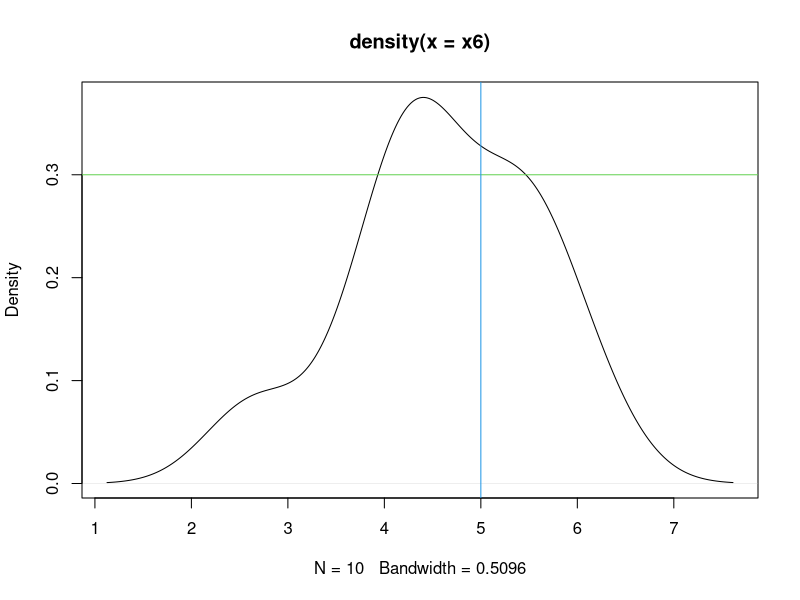

The R script that drew this image: (Note: this script raises an error after producing the figure.)
# Vectors and Basic Statistics - Univariate Analysis
#packages required - e1071, modeest
#single dimension of same data type
#x = c(3, 'Data', TRUE) # cannotr

#create numbers in sequence----
(x1 <- 10:19)
x1
(x1 = 10:19)
(x1 = sample(x=10:19))#pick in random order
x1
print(x1) #see the position numbers start from 1
#values are assigned with respect to their position

#subset/ filter values on condition, position----
x1[x1 > 15]
x1[3]

x1[x1 < 13]
x1[(x1 < 14) | (x1 > 17)]
x1[(x1 > 14) & (x1 < 17)]

#Subset values on position
x1
length(x1)
x1[1]
x1[3:6]
x1[c(3,6,7)]
x1[seq(1,10,2)]
x1
x1[-5]#eliminate fifth element
x1[-c(1,3,7)]#eliminate first,third & seventh element from the vector

#sort
sort(x1)
sort(x1, decreasing=T)#descending, =T means flagging it as true
x1
rev(x1)  #rev is different from decreasing order


#generate numbers different way----
(x2 = c(4,7,3,9,11))
#c - combine values in a vector variable
(x3 = seq(from=0, to=100, by=5))
length(x3)
rep(1,5);rep(c(1,3),5)#rep(1,times=5)
ls()#variables used till now
rep(c(1,3),each=5)#all data together in clusters instead of one by one
(x4 = c(rep(4,times=3), rep(7, times=4)))
(x5 = c(rep(c(1,2,3), times=c(5,4,3))))
rep(1,5);rep(c(1,3),times=c(2,5))

#Using probability Distributions
set.seed(1234)
(x6 = rnorm(n=10, mean=5, sd=1))
mean(x6)
sd(x6)
plot(density(x6))
abline(v=5,h=0.3,col=3:7)#col signifies color
(x7 = runif(n=10, min=2, max=10))
?runif

#removing decimal places/ round----
floor(10.35)
x6
floor(x6)
ceiling(x6)
trunc(x6)
round(x6,digits=2)  #round to decimal places
signif(x6,digits=3)  #round to specified no of digits

# Basic operations on vector----
x1
sum(x1)
cumsum(x1) # cumulative sum
cumprod(x1)
x1 * 2  # multiple by 2
x1 * c(2,4) #multiple 2 & 4 alternatively
x1
#similarly other operators can be used
x1/2
x1 ^ 2
x1 ** 2
x1 %% 2
sqrt(x1)
sin(x1)

#concatenate vectors
x1; x2
(x8 = c(x1, x2))
x8

#min, max, compare ----
min(x1)
max(x1)
mean(x1)
median(x1)
mode(x1) #this mode is not stats mode
length(x1)  #no of values
x1==x2
5 < 6
5 > 6
5 == 6
5 <= 6

#attributes----
str(x1)
class(x1)
typeof(x1)
summary(x1)
head(x1)
head(x1,n=3)
tail(x1)


#missing values in vector (NA)----
(x9 = c(1,5,14,NA,20,17, NA,9))
sum(x9) #error
is.na(x9) #T & F 
#how many missing values
sum(is.na(x9))
sum(x9, na.rm=T)
na.omit(x9)
na.exclude(x9)
#impute
x9[is.na(x9)] = mean(x9, na.rm=T)
x9

#Other Vectors----
class(x1)
(x11 = c(10.4, 12.4, 15, 20)) #numeric
class(x11)
(x12 = c(3L,6L,9L, 15L)) #integer
class(x12)

#character----
(x13 = c('henry', 'harvin', 'education'))
class(x13)
toupper(x13)
casefold(x13,upper=T)

(x14 = c("BUSINESS", "MARKETING", 'FINANCIAL'))
tolower(x14)
casefold(x14,upper=F)

chartr("BMF","bmF",x14) #replace BMF with bmF
strsplit(x14, "E") #split at point E is found


#Logical Vectors----
(x20 = c(TRUE, FALSE, T, F, TRUE))
class(x20)
sum(x20) #how many T
x20[x20 ==T ] # T=1
table(x20)  #T & F count

#names to vector elements----
x14
names(x14) = c('CBAP','CMAP',"CFAP")
x14
x14["CMAP"]  #value of label CMAP


#paste ----
paste("Product",1,sep="-")
paste("Coy",1,sep="$")
paste("Product",1:10,sep="-")

#Generate Sample values----
(x25 = ceiling(rnorm(10, mean=60, sd=10)))
(x26a = sample(c("Male","Female")))
(x26b = sample(c("Male","Female"), size=10))#error
(x26c = sample(c("Male","Female"), size=10, replace=T))
table(x26c)
(x26d = sample(c("Male","Female"), size=10, replace=T, prob=c(.6, .4)))
table(x26d) #will not be exactly as per prob as sample size is less

(x26e = sample(c("Male","Female"), size=10000, replace=T, prob=c(.6, .4)))  #increase sample size
table(x26e) # approx as per prob
prop.table(table(x26e))

#sampling----
#using sampling with set.seed for repeating pattern
(x27a = sample(c("Phd","MBA", "BBA"), size=10, replace=T))
table(x27a)
(x27b = sample(c("Phd","MBA", "BBA"), size=10, replace=T))
table(x27b)
x27a==x27b  #not same

#how to regenerate the sample pattern using seed value
set.seed(123)  #123 can be any number
(x28a = sample(c("Phd","MBA", "BBA"), size=10, replace=T))
table(x28a)
set.seed(123)  #repeat this
(x28b = sample(c("Phd","MBA", "BBA"), size=10, replace=T))
table(x28b)
x28a==x28b  #all are same


#Univariate Analysis----
#Basic Statistics on Single Variable
#continuous values
(x30 = rnorm(100, mean=60, sd=5))

#discrete category values- unordered
(x31a = sample(c('Phd','MBA','BBA'), size=100, replace=T, prob=c(.1,.3, .6)))
(x31 = factor(x31a))

#ordered category
(x32a = sample(c('Excellent','Good','Satisfactory','Poor'), size=100, replace=T, prob=c(.3,.4,.2,.1)))
(x32  = factor(x32a, ordered=T, levels=c('Poor','Satisfactory','Good','Excellent')))

#summary
summary(x30)
summary(x31)
summary(x32)
table(x31)
prop.table(table(x31))
length(x30)

#plots-----
hist(x30)
hist(x30, breaks=10, col=1:10)
plot(x30)
boxplot(x30)
abline(h=summary(x30))

#categorical variable
table(x31)
barplot(table(x31), horiz=T)
barplot(table(x32), horiz=F, col=1:4)
pie(table(x32))

#Statistics----
mean(x30)
var(x30)
sd(x30)
sqrt(var(x30))
min(x30)
max(x30)
range(x30)

plot(density(x30))
e1071::skewness(x30)
e1071::kurtosis(x30)
Hmisc::describe(x30)
quantile(x30)
quantile(x30, prob=c(seq(0,1,by=.1)))
quantile(x30, prob=c(seq(0,1,by=.01)))
range(x30)
stem(x30)

#mode----
#mode of continous 
modeest::mlv(x30,method='shorth')
#mode of categorical variable
x31
(courses = table(x31))
names(courses)[courses == max(courses)]

#Frequency Table----
#generate sample data using uniform distribution from 0 to 100
(x33 = runif(100, min=0, max=100))
range(x33)
length(x33)
# Divide range into step of 20 ie 5 levels
(breaks = seq(0,100,by=20))
length(breaks)
(x33.cut = cut(x33, breaks))
head(cbind(x33, x33.cut))
table(x33.cut)
(freqtable = cbind(table(x33.cut)))  #see it vertically
barplot(freqtable, beside = T, names.arg = row.names(freqtable))


#give intervals a Label values A, B..
LETTERS[1:5]
(x33b.cut = cut(x33, breaks, labels=LETTERS[1:length(breaks)-1]))
x33b.cut

(table(x33b.cut))
(freqtable2 = cbind(table(x33b.cut)))
row.names(freqtable2)

barplot(freqtable2, beside = T, col=1:5, names.arg = row.names(freqtable2), ylim=c(0, max(freqtable2)+5))

title(main="Distribution of Values", sub='Frequency Table')
text(x=(1:nrow(freqtable2))+.5, y=freqtable2+3, freqtable2, col=1:5)


#Undersand other Data Structures and various analysis on them
#matrix, data.frame
